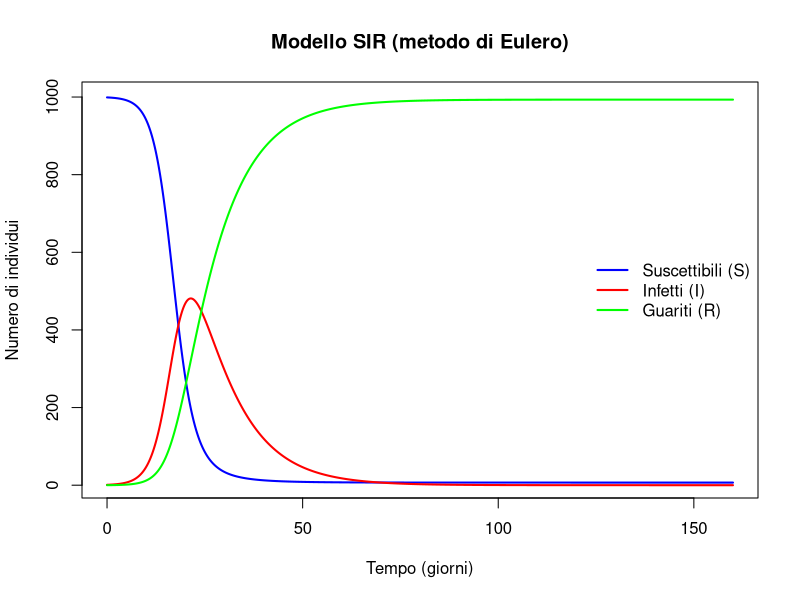

Write R code to recreate this figure.
#######################################################
# Oleksandra Golub (856706) 
# 
# Modello SIR (Susceptible-Infected-Recovered) in R, 
# usando metodo di Eulero per risolvere ODE:
#    dS/dt = -beta * S * I / N
#    dI/dt =  beta * S * I / N - gamma * I
#    dR/dt =  gamma * I
# dove parametri sono:
#    beta: tasso di trasmissione/contatto (ovvero la probabilità di contagio per contatto tra un suscettibile e un infetto)
#    gamma: tasso di guarigione
#    R = beta/gamma: numero riproduttivo di base
#######################################################

# -----------
# Parametri
# -----------

N     <- 1000 # popolazione totale
beta  <- 0.5  # tasso di trasmissione
gamma <- 0.1  # tasso di guarigione

I0 <- 1  # numero iniziale di individui infetti all’inizio della simulazione
R0 <- 0  # numero iniziale di individui rimossi/guariti all’inizio della simulazione
S0 <- N - I0 - R0 # numero iniziale di individui suscettibili

t_max <- 160  # il tempo totale di simulazione
dt    <- 0.1  # il passo temporale del metodo di Eulero
times <- seq(0, t_max, by = dt)  # il vettore dei tempi della simulazione che va da 0 a t_max con incremento dt

R0_basic <- beta / gamma # indica il numero medio di nuovi contagi causati da un infetto in una pop suscettibile
cat("R0 =", R0_basic, "\n") # stampa a video il valore di R0 per verificare il regime epidemico (se maggiore di 1, c'e' un'epidemia)


# ------------------
# Funzione derivate
# ------------------

# funzione che definisce le equazioni differenziali del modello SIR
sir_deriv <- function(S, I, R, beta, gamma, N) {
  dS <- -beta * S * I / N  # rappresenta la variazione nel tempo dei suscettibili
  dI <-  beta * S * I / N - gamma * I  # rappresenta la variazione nel tempo degli infetti
  dR <-  gamma * I  # rappresenta la variazione nel tempo dei rimossi/guariti
  c(dS, dI, dR) # si restituiscono le tre derivate come vettore
}


# ---------------------------
# Integrazione numerica con il metodo di Eulero
# ---------------------------
S <- numeric(length(times)) # vettore che conterrà il numero di suscettibili per ogni istante di tempo
I <- numeric(length(times)) # vettore che conterrà il numero di infetti per ogni istante di tempo
R <- numeric(length(times)) # vettore che conterrà il numero di rimossi/guariti per ogni istante di tempo

# le condizioni iniziali di tre categorie al tempo t
S[1] <- S0
I[1] <- I0
R[1] <- R0

for (k in 2:length(times)) {
  deriv <- sir_deriv(S[k-1], I[k-1], R[k-1], beta, gamma, N) # si calcolano le derivate allo stato precedente

  # si aggiornano le tre categorie con il metodo di Eulero
  S[k] <- S[k-1] + deriv[1] * dt
  I[k] <- I[k-1] + deriv[2] * dt
  R[k] <- R[k-1] + deriv[3] * dt
}


# ----------
# Risultati
# ----------
peak_idx <- which.max(I) # si individua l’indice temporale in cui il numero di infetti è massimo
cat("Picco infetti =", round(I[peak_idx]), "a t =", times[peak_idx], "giorni\n")
cat("Recovered finali =", round(R[length(R)]), "\n")
cat("Suscettibili finali =", round(S[length(S)]), "\n")


# ----------------------
# Grafico + salvataggio
# ----------------------
dir.create("outputs", showWarnings = FALSE) # si crea la cartella outputs se non esiste già

png("outputs/sir_r_minimal.png", width = 1000, height = 500)

plot(times, S, type = "l", col = "blue", lwd = 2,
     xlab = "Tempo (giorni)", ylab = "Numero di individui",
     main = "Modello SIR (metodo di Eulero)")

lines(times, I, col = "red", lwd = 2)
lines(times, R, col = "green", lwd = 2)

legend("right",
       legend = c("Suscettibili (S)", "Infetti (I)", "Guariti (R)"),
       col = c("blue", "red", "green"),
       lwd = 2,
       bty = "n")

dev.off()

cat("Grafico salvato in: outputs/sir_r_minimal.png\n")
